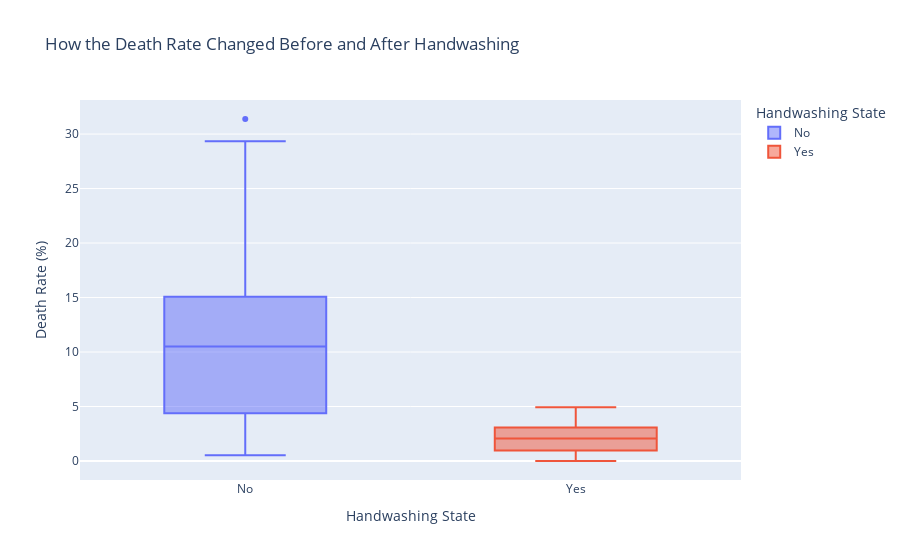

Source (notebook cell):
### Code cell
hw_box = px.box(
    title='How the Death Rate Changed Before and After Handwashing',
    data_frame=df_monthly,
    x='handwash_state',
    y='pct_deaths',
    color='handwash_state',
    labels={
        'handwash_state': 'Handwashing State',
        'pct_deaths': 'Death Rate (%)'
    }
)

hw_box.show()

### Figure 1 — Plotly figure (JSON) as saved in the notebook; plotly's stock layout.template omitted (floating-point values rounded to 4 significant figures)
{"data": [{"alignmentgroup": "True", "hovertemplate": "Handwashing State=%{x}<br>Death Rate (%)=%{y}<extra></extra>", "legendgroup": "No", "marker": {"color": "#636efa"}, "name": "No", "notched": false, "offsetgroup": "No", "orientation": "v", "showlegend": true, "type": "box", "x": ["No", "No", "No", "No", "No", "No", "No", "No", "No", "No", "No", "No", "No", "No", "No", "No", "No", "No", "No", "No", "No", "No", "No", "No", "No", "No", "No", "No", "No", "No", "No", "No", "No", "No", "No", "No", "No", "No", "No", "No", "No", "No", "No", "No", "No", "No", "No", "No", "No", "No", "No", "No", "No", "No", "No", "No", "No", "No", "No", "No", "No", "No", "No", "No", "No", "No", "No", "No", "No", "No", "No", "No", "No", "No", "No", "No"], "x0": " ", "xaxis": "x", "y": [14.57, 7.531, 4.332, 1.569, 0.7843, 5, 8.421, 1.351, 1.878, 11.02, 22.55, 20.85, 12.22, 10.23, 10.74, 3.226, 6.593, 20.78, 25.46, 18.39, 29.34, 22.97, 31.38, 19.12, 15.97, 12.41, 11.93, 6.098, 4.082, 0.5236, 1.554, 2.262, 17.6, 7.143, 8.051, 15.16, 11.28, 17.03, 17.31, 5.833, 2.679, 4.369, 6.32, 1.224, 3.226, 11.02, 10.55, 7.591, 4.745, 4.452, 4.231, 4.392, 7.143, 6.122, 3.586, 10.55, 14.84, 10.94, 10.49, 13.39, 18.09, 15.43, 18.97, 13.44, 10.15, 13.1, 18.06, 14.39, 14.96, 10.77, 5.369, 3.215, 1.923, 3.607, 18.27, 12.24], "y0": " ", "yaxis": "y"}, {"alignmentgroup": "True", "hovertemplate": "Handwashing State=%{x}<br>Death Rate (%)=%{y}<extra></extra>", "legendgroup": "Yes", "marker": {"color": "#EF553B"}, "name": "Yes", "notched": false, "offsetgroup": "Yes", "orientation": "v", "showlegend": true, "type": "box", "x": ["Yes", "Yes", "Yes", "Yes", "Yes", "Yes", "Yes", "Yes", "Yes", "Yes", "Yes", "Yes", "Yes", "Yes", "Yes", "Yes", "Yes", "Yes", "Yes", "Yes", "Yes", "Yes"], "x0": " ", "xaxis": "x", "y": [2.239, 1.2, 1.894, 4.58, 3.957, 4.472, 2.93, 3.534, 0.6873, 0, 0.6557, 0.9585, 1.136, 0.3717, 0, 0.9615, 2.341, 2.903, 1.34, 2.233, 3.085, 4.926], "y0": " ", "yaxis": "y"}], "layout": {"boxmode": "overlay", "legend": {"title": {"text": "Handwashing State"}, "tracegroupgap": 0}, "title": {"text": "How the Death Rate Changed Before and After Handwashing"}, "xaxis": {"anchor": "y", "categoryarray": ["No", "Yes"], "categoryorder": "array", "domain": [0, 1], "title": {"text": "Handwashing State"}}, "yaxis": {"anchor": "x", "domain": [0, 1], "title": {"text": "Death Rate (%)"}}}}
